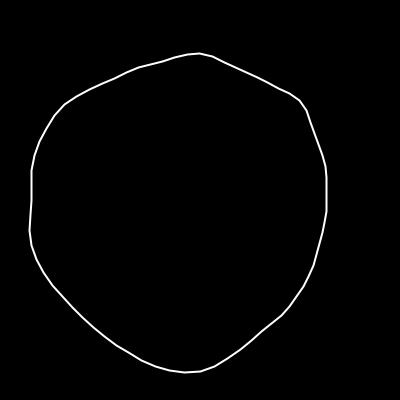
Frame 1 (no input)
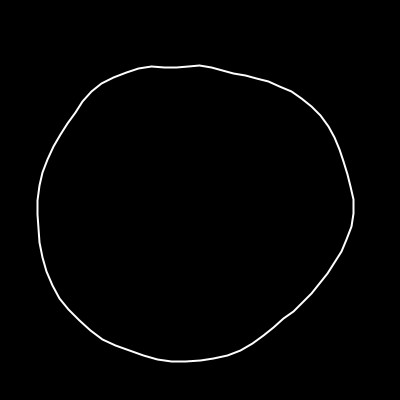
Frame 60 (the mouse pressed at the canvas centre just before this capture)
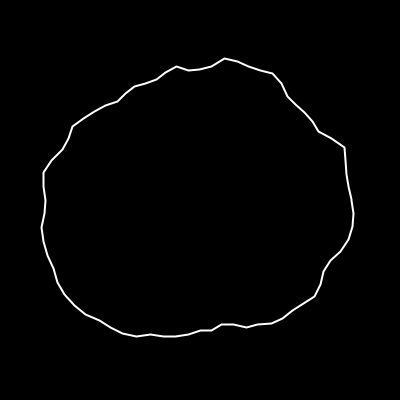
Frame 120 (the mouse held since frame 60 and released just before this capture)

The Processing sketch that drew these frames (run headless with seeded random() and noise(); from frame 60 on, the mouse is pressed at the canvas centre):

// Processing sketch: CC_136_Polar_Noise_Loop_1
// ── CC_136_Polar_Noise_Loop_1.pde
// Polar Perlin Noise Loop
// Daniel Shiffman
// https://thecodingtrain.com/CodingChallenges/136-polar-perlin-noise-loops.html
// https://youtu.be/ZI1dmHv3MeM
// https://editor.p5js.org/codingtrain/sketches/sy1p1vnQn

float phase = 0;
float zoff = 0;

void setup() {
  size(400, 400);
}

void draw() {
  background(0);
  translate(width / 2, height / 2);
  stroke(255);
  strokeWeight(2);
  noFill();
  beginShape();
  float noiseMax = map(mouseX, 0, width, 1, 5);
  for (float a = 0; a < TWO_PI; a += radians(5)) {
    float xoff = map(cos(a + phase), -1, 1, 0, noiseMax);
    float yoff = map(sin(a + phase), -1, 1, 0, noiseMax);
    float r = map(noise(xoff, yoff, zoff), 0, 1, 100, height / 2);
    float x = r * cos(a);
    float y = r * sin(a);
    vertex(x, y);
  }
  endShape(CLOSE);
  phase += 0.003;
  zoff += 0.01;
}
